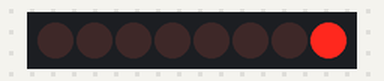
This sketch was run on a simulated Arduino Uno, built with avr-gcc and run on an emulated ATmega328P. On the bench: 8 shift-register outputs drawn as a row of LEDs (first output left, lit = HIGH). Wiring (inferred from the names in the program): shift register (74HC595): data pin 14; shift clock pin 16; latch pin 15. Wiring (inferred from the signals the program sends): row of LEDs: on Q0, Q1, Q2, Q3, Q4, Q5, Q6, Q7.

Above: at 0.2 s.
At 1.2 s:
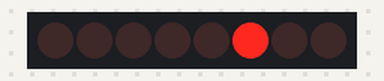
At 2.2 s:
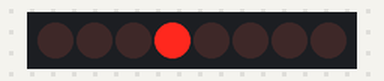
At 4.2 s:
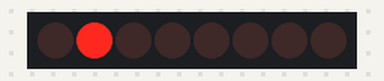
At 6.7 s:
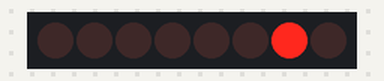
At 8.7 s:
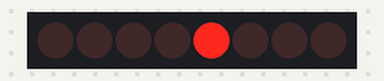
Timing chart, 0 to 9.1 s (numbered marks = the images above):
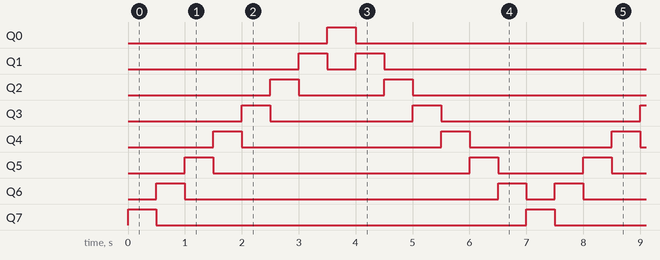

Measured:
- by itself, Q0, Q7: alternates HIGH for 0.50 s and LOW for 6.5 s
- by itself, Q1: repeats every 7.0 s: LOW 0.50 s, HIGH 0.50 s, LOW 5.5 s, HIGH 0.50 s
- by itself, Q2: repeats every 7.0 s: LOW 1.5 s, HIGH 0.50 s, LOW 4.5 s, HIGH 0.50 s
- by itself, Q3: repeats every 7.0 s: LOW 2.5 s, HIGH 0.50 s, LOW 3.5 s, HIGH 0.50 s
- by itself, Q4: repeats every 7.0 s: LOW 3.5 s, HIGH 0.50 s, LOW 2.5 s, HIGH 0.50 s
- by itself, Q5: repeats every 7.0 s: LOW 4.5 s, HIGH 0.50 s, LOW 1.5 s, HIGH 0.50 s
- by itself, Q6: repeats every 7.0 s: LOW 5.5 s, HIGH 0.50 s, LOW 0.50 s, HIGH 0.50 s

The sketch:

ShiftRegister.ino
```cpp
#define NUM_LEDS     8

// duration to pause
int delayTime = 500;

// the pin connected to the latch pin, RCLK (pin 12 of the shift register)
//    setting the latch LOW will send the 8 bits in storage to the output pins
int latchPin = 15;
// the pin connected to the clock pin, SRCLK (pin 11 of the shift register)
int clockPin = 16;
// the pin connected to the serial data pin, SER (pin 14 of the shift register)
int dataPin = 14;


// This code runs once when the program starts, and no more
void setup()
{
  // initialize all the pins connected to the shift register as outputs
  pinMode(latchPin, OUTPUT);
  pinMode(dataPin, OUTPUT);
  pinMode(clockPin, OUTPUT);
}

// function which sends the stored byte to the output pins by setting the latch pin LOW
void updateShiftRegister(byte storageByte)
{
  // set the latch pin LOW
  digitalWrite(latchPin, LOW);

  // send the storage byte to the shift register with the LSB first
  //     since the latch is LOW, set the 8 output pins based on the stored 8 bits and in turn light the correct LED
  shiftOut(dataPin, clockPin, LSBFIRST, storageByte);

  // set the latch pin HIGH again
  digitalWrite(latchPin, HIGH);
}

// The code in here will run continuously until we turn off the Arduino Dock
void loop()
{
  // the byte (8 bits) to be stored in the shift register
  //    initialize to 00000001, representing the first LED on
  byte storageByte = 0x01;

  // create the effect of having the light travel to the left
  for (int i = 0; i < NUM_LEDS-1; i++)
  {
    // send the 8 bits to the shift register and set latch LOW
    updateShiftRegister(storageByte);

    // bitwise shift to the left by 1 bit
    //    the MSB will disappear and a 0 will be shifted in for the LSB
    //  ex. 10000001 to 00000010
    storageByte = storageByte << 1;

    // wait before moving on to the next LED to enhance the animation
    delay(delayTime);
  }

  // create the effect of having the light travel in the opposite direction
  for (int i = 0; i < NUM_LEDS-1; i++)
  {
    // send the 8 bits to the shift register and set latch LOW
    updateShiftRegister(storageByte);

    // bitwise shift to the right by 1 bit
    //    the LSB will disappear and a 0 will be shifted in for the MSB
    //     i.e. 10000000 to 01000000
    storageByte = storageByte >> 1;

    // wait before moving on to the next LED to enhance the animation
    delay(delayTime);
  }
}
```
